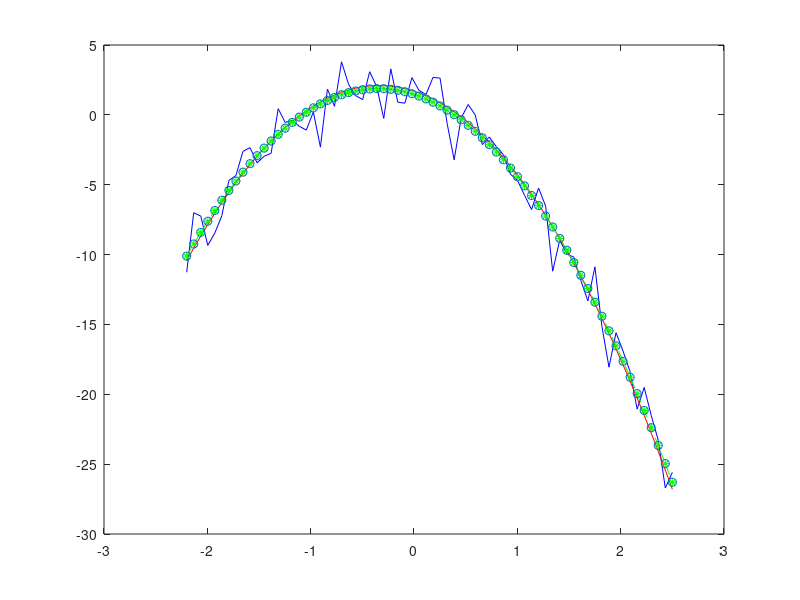

MATLAB code for this plot:
clc
clear

x_min = -2.2;
x_max = 2.5;
n = 70;

X = (x_min: (x_max - x_min) / (n - 1) : x_max);
a1 = 1.7;
a2 = -2.4;
a3 = -3.6;
a = [a3, a2, a1]

# unknown function
y = a1 + a2 * X + a3 * X .^ 2;

# noise
s = 1.5; 
Z = s  *  normrnd(0, 1, 1, n);
Y = y + Z;

plot(X, y, X,Y)



# recovery of function y(x)
A = [ones(1, n); X; X .^ 2]';
B = A' * A;
C = A' * Y';
an = B^(-1) * C;
an1 = flip(an')
Yn = A * an;

m = 2;
a11 = polyfit(X, Y, m)
Yn1 = polyval(a11, X);

plot(X, Y, 'b', X, y, 'r', X, Yn, 'g*--', X, Yn1, 'po')



r = Yn - Y';
ort = r' * Yn
ssn = 1.5;
sn = sqrt(r' * r / (n-3));
ss1 = [ssn, sn]
